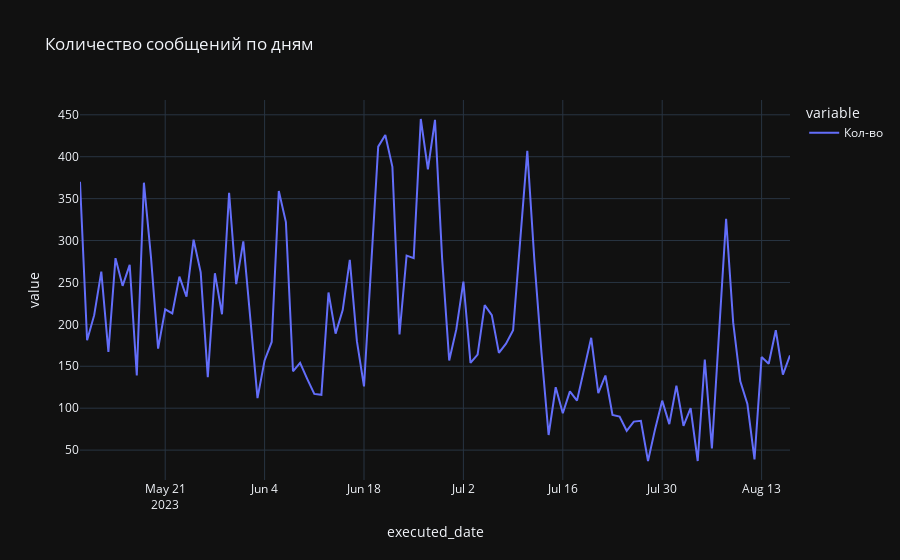

Notebook cell for this chart:
### Code cell
px.line(executed_by_date, title='Количество сообщений по дням')
